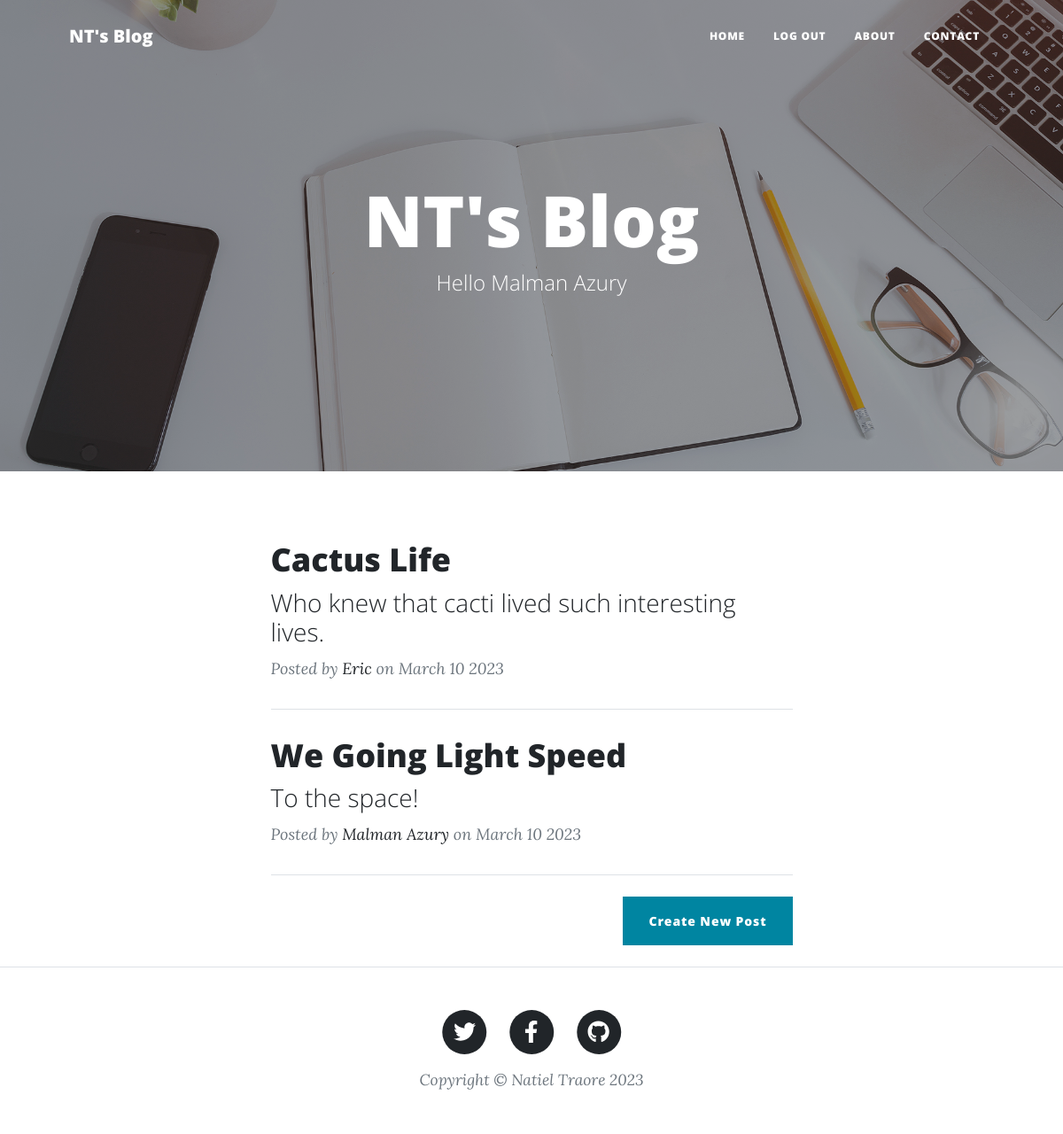
The app's page / (signed in) with its own data.
### main.py (models this page shows)
class User(UserMixin, db.Model, Base):
    id = db.Column(db.Integer, primary_key=True)
    name = db.Column(db.String(250), nullable=False)
    email = db.Column(db.String(250), unique=True, nullable=False)
    password = db.Column(db.String(250), nullable=False)
    admin = db.Column(db.Boolean, nullable=False)
    posts = relationship("BlogPost", back_populates="author")

class BlogPost(db.Model, Base):
    post_id = db.Column(db.Integer, primary_key=True)
    author_id = db.Column(db.Integer, db.ForeignKey("user.id"))
    author = relationship("User", back_populates="posts")
    title = db.Column(db.String(250), unique=True, nullable=False)
    subtitle = db.Column(db.String(250), nullable=False)
    date = db.Column(db.String(250), nullable=False)
    body = db.Column(db.Text, nullable=False)
    img_url = db.Column(db.String(250), nullable=False)

### main.py (the view)
@app.route("/")
def home():
    posts = db.session.query(BlogPost).all()
    return render_template("index.html", posts=posts)

### main.py (called while the page is built)
@login_manager.user_loader
def load_user(user_id):
    return User.query.filter_by(id=user_id).first()

@app.context_processor
def year_injector():
    return {"year": app.config["CURRENT_YEAR"]}

@app.context_processor
def current_user_injection():
    return {"cur_user": app.config["CURRENT_USER"]}

### templates/index.html (shortened to what this page needs)
{% include "header.html" %}
<header class="masthead dark-main-bg" style="background-image: url('static/img/home-bg.jpg')">
    <div class="container position-relative px-4 px-lg-5">
        <div class="row gx-4 gx-lg-5 justify-content-center">
            <div class="col-md-10 col-lg-8 col-xl-7">
                <div class="site-heading">
                    <h1>NT's Blog</h1>
                    {% if cur_user.is_authenticated %}
                        <span class="subheading">Hello {{ cur_user.name }}</span>
                    {% endif %}
                </div>
            </div>
        </div>
    </div>
</header>
<div class="container px-4 px-lg-5">
    <div class="row gx-4 gx-lg-5 justify-content-center">
        <div class="col-md-10 col-lg-8 col-xl-7">
            {% for p in posts %}
            <div class="post-preview">
                <a href="{{ url_for('get_post', pid=p.post_id) }}">
                    <h2 class="post-title">
                        {{ p.title }}
                    </h2>
                    <h3 class="post-subtitle">{{ p.subtitle }}</h3>
                </a>
                <p class="post-meta">
                    Posted by
                    <a href="#">{{ p.author.name }}</a>
                    on {{ p.date }}
                </p>
            </div>
            <hr class="my-4"/>
            {% endfor %}
            {% if cur_user.is_authenticated: %}
                <div class="d-flex justify-content-end mb-4">
                    <a class="btn btn-primary float-right" href="{{ url_for('add_post') }}">Create New Post</a>
                </div>
            {% endif %}
        </div>
    </div>
</div>
{% include "footer.html" %}

### records on screen
User: name "Malman Azury"
BlogPost: title "Cactus Life", subtitle "Who knew that cacti lived such interesting lives.", author.name "Eric", date "March 10 2023"
BlogPost: title "We Going Light Speed", subtitle "To the space!", author.name "Malman Azury", date "March 10 2023"

### other values on screen
{{ year }} "2023"
